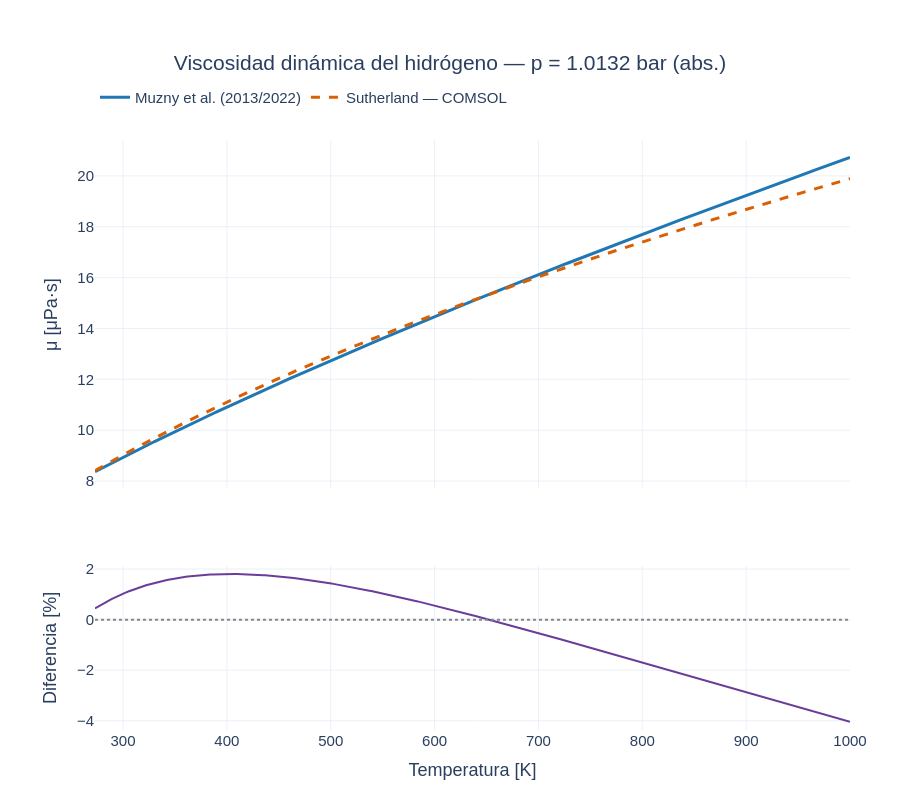

The code cell stored with this chart in its notebook:
### Markdown cell above
### Plot — Viscosidad
Se grafica la viscosidad **dinámica** en μPa·s. Las funciones calculan Pa·s; la conversión gráfica es ×10⁶.

### Code cell
viscosity_fig = property_comparison_plot(mu_reference*1e6, mu_sutherland*1e6,
                                         "Viscosidad dinámica del hidrógeno", "μ [μPa·s]",
                                         "Muzny et al. (2013/2022)", "Sutherland — COMSOL")
viscosity_fig.show()

### Figure 1 — Plotly figure (JSON) as saved in the notebook; plotly's stock layout.template omitted (floating-point values rounded to 4 significant figures; data arrays with more than 128 entries replaced by an {"elided": "..."} marker saying what was removed)
{"data": [{"line": {"color": "#1f77b4", "width": 3}, "mode": "lines", "name": "Muzny et al. (2013/2022)", "x": {"elided": "400 float values"}, "y": {"elided": "400 float values"}, "type": "scatter", "xaxis": "x", "yaxis": "y"}, {"line": {"color": "#d95f02", "dash": "dash", "width": 3}, "mode": "lines", "name": "Sutherland — COMSOL", "x": {"elided": "400 float values"}, "y": {"elided": "400 float values"}, "type": "scatter", "xaxis": "x", "yaxis": "y"}, {"line": {"color": "#6a3d9a"}, "mode": "lines", "showlegend": false, "x": {"elided": "400 float values"}, "y": {"elided": "400 float values"}, "type": "scatter", "xaxis": "x2", "yaxis": "y2"}], "layout": {"xaxis": {"anchor": "y", "domain": [0.0, 1.0], "matches": "x2", "showticklabels": false}, "yaxis": {"anchor": "x", "domain": [0.4084, 1.0], "title": {"text": "μ [μPa·s]"}}, "xaxis2": {"anchor": "y2", "domain": [0.0, 1.0], "title": {"text": "Temperatura [K]"}}, "yaxis2": {"anchor": "x2", "domain": [0.0, 0.2784], "title": {"text": "Diferencia [%]"}}, "title": {"text": "Viscosidad dinámica del hidrógeno — p = 1.0132 bar (abs.)", "x": 0.5}, "font": {"family": "Arial", "size": 15}, "margin": {"t": 140, "b": 70, "l": 95, "r": 50}, "legend": {"orientation": "h", "y": 1.1, "x": 0}, "height": 800, "hovermode": "x unified", "shapes": [{"line": {"color": "#888888", "dash": "dot"}, "type": "line", "x0": 0, "x1": 1, "xref": "x2 domain", "y0": 0, "y1": 0, "yref": "y2"}]}}
